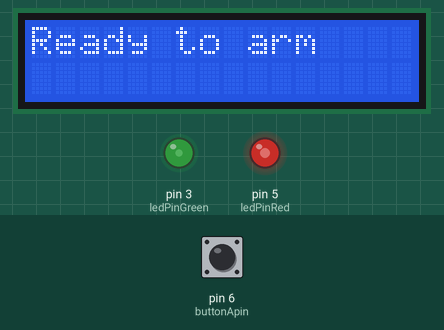
A sketch run on a simulated Arduino Uno, built with avr-gcc and run on an emulated ATmega328P. Parts: 16×2 character LCD, output pins drawn as LEDs (lit = HIGH). The inputs (shaded band) are chosen by the test bench; at power-on: pin 6 (buttonApin) HIGH. What the sketch prints to the serial monitor is not drawn.

Above: at 5.6 s.
5.7 s: pin 6 (buttonApin) pulled LOW for 3.2 s
At 8.1 s:
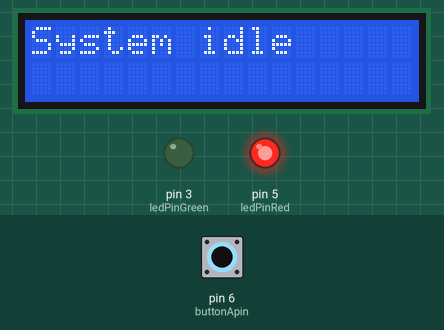
10.4 s: pin 6 (buttonApin) pulled LOW for 0.15 s
At 11.3 s:
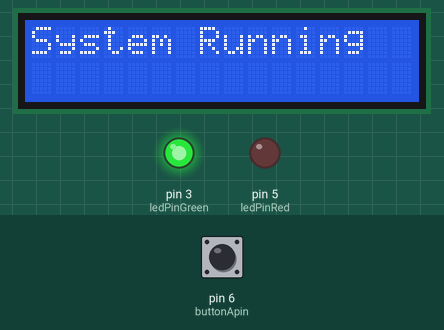
12.0 s: pin 6 (buttonApin) pulled LOW for 1 s
At 17.16 s:
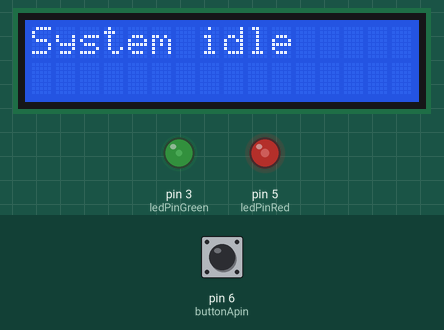
Timing chart, 0 to 25.0 s (numbered marks = the images above; inputs shaded):
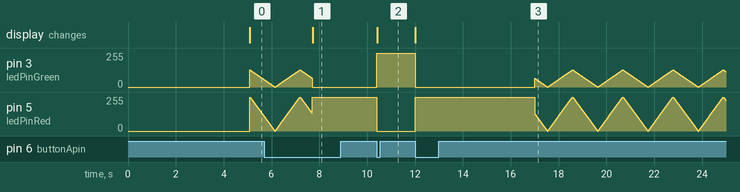

The sketch:

StartupWithAutomaticDisarm.ino
```cpp
#include <Wire.h>
#include <LiquidCrystal_I2C.h>

//Variables for time
unsigned long lastMillisLed;
unsigned long lastMillisButton;
unsigned long timeButtonPressed;
unsigned long timeSystemOff;
unsigned long timeSystemOn;
unsigned long lcdLastScroll;
unsigned long startTime;

//Pin numbers
int ledPinRed = 5;
int ledPinGreen = 3;
int buttonApin = 6;

//Variables for blinking
unsigned int redbrightness;
unsigned int greenbrightness;
int redbase = 255;
int greenbase = 128;
float fadeFactor = 1;

//Component states variables
int buttonState = 0;
int lastButtonState = 1;
int ledState = HIGH;

//Bools
bool safeToStart = false;
bool isFading = true;
bool isPressed = false;
bool idle = false;
bool startingMessageGone = false;
bool armMessage = false;

//Variables for LCD
String startingMessage = "System powered";
int lengthOfStartingMessage = startingMessage.length();
LiquidCrystal_I2C lcd(0x27, 16, 2);

void setup() {
  Serial.begin(9600);
  lcd.init();
  lcd.backlight();
  lcd.setCursor(0, 0);
  lcd.print(startingMessage);
  pinMode(ledPinRed, OUTPUT);
  pinMode(ledPinGreen, OUTPUT);
  pinMode(buttonApin, INPUT_PULLUP);
  analogWrite(ledPinRed, redbrightness);
  analogWrite(ledPinGreen, greenbrightness);
  startTime = millis();
}

void fadefactor() {
  //reverses the fadefactor when maximum reached
  if (fadeFactor >= 1.0) {
    fadeFactor = 1.0;
    isFading = true;
  } else if (fadeFactor <= 0.0) {
    fadeFactor = 0.0;
    isFading = false;
  }
}
void blinkingLed() {
  //makes the led blink every 10 ms
  if (timePassed(lastMillisLed, 10)) {
    lastMillisLed = millis();
    redbrightness = redbase * fadeFactor;
    greenbrightness = greenbase * fadeFactor;
    analogWrite(ledPinRed, redbrightness);
    analogWrite(ledPinGreen, greenbrightness);
    fadeFactor += (isFading == false) ? 0.01 : -0.01;
  }
}
void scrollLeft() {
  lcd.scrollDisplayLeft();
  lcdLastScroll = millis();
}
void displayMessage(String message, int col, int row) {
  lcd.setCursor(col, row);
  lcd.print(message);
}
void toggleSystem() {
  //switches the led state
  digitalWrite(ledPinRed, ledState);
  digitalWrite(ledPinGreen, !ledState);
  ledState = !ledState;
  handleSystemStateChange(ledState);
}
void handleSystemStateChange(int state) {
  //tracks if the system is off (needed for disarming)
  if (state == LOW) {
    idle = true;
    timeSystemOff = millis();
    lcd.clear();
    displayMessage("System idle", 0, 0);
  } else {
    idle = false;
    timeSystemOn = millis();
    lcd.clear();
    displayMessage("System Running", 0, 0);
  }
}
  bool timePassed(unsigned long startTime, unsigned long interval) {
    return millis() - startTime >= interval;
  }

void loop() {
  buttonState = digitalRead(buttonApin);

  if (safeToStart == false && armMessage) {
    blinkingLed();
    fadefactor();
    //detects when you start holding the button
    if (buttonState == LOW && buttonState != lastButtonState) {
      isPressed = true;
      timeButtonPressed = millis();
    }
    //arms the system after holding the button for 2 seconds
    if (isPressed && timePassed(timeButtonPressed, 2000)) {
      safeToStart = true;
      toggleSystem();
    }
  }
  else if (timePassed(startTime, 5000) && !armMessage && !safeToStart) {
      lcd.clear();
      displayMessage("Ready to arm", 0, 0);
      armMessage = true;
    }

  if (buttonState == HIGH) {
    isPressed = false;
  }
  //turn the system on/off after arming it
  if (buttonState == LOW && safeToStart == true && timePassed(lastMillisButton, 500) && lastButtonState == HIGH) {
    toggleSystem();
    lastMillisButton = millis();
  }
  //disarms the system after being off for too long
  if (timePassed(timeSystemOff, 5000) && idle == true) {
    ledState = HIGH;
    idle = false;
    safeToStart = false;
  }
  lastButtonState = buttonState;
  Serial.println(lengthOfStartingMessage);
  Serial.print(startingMessageGone);
}
```

Measured:
- after the input at 5.7 s, the display: changes after 2.0 s (image 1)
- after the input at 10.4 s, pin 3 (ledPinGreen): 0/255 → 255/255 at once; pin 5 (ledPinRed): 255/255 → 0/255 at once; the display: changes at once (image 2)
